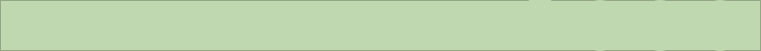
         <widget class="QFrame" name="frame_superior">
          <property name="geometry">
           <rect>
            <x>0</x>
            <y>0</y>
            <width>761</width>
            <height>51</height>
           </rect>
          </property>
          <property name="styleSheet">
           <string notr="true">background-color: rgb(203, 203, 203);
background-color: rgb(191, 216, 175);</string>
          </property>
          <property name="frameShape">
           <enum>QFrame::StyledPanel</enum>
          </property>
          <property name="frameShadow">
           <enum>QFrame::Raised</enum>
          </property>
          <widget class="QPushButton" name="bt_telacheia">
           <property name="enabled">
            <bool>true</bool>
           </property>
           <property name="geometry">
            <rect>
             <x>580</x>
             <y>0</y>
             <width>40</width>
             <height>51</height>
            </rect>
           </property>
           <property name="minimumSize">
            <size>
             <width>40</width>
             <height>40</height>
            </size>
           </property>
           <property name="styleSheet">
            <string notr="true">QPushButton{

border-style:outset;
border-top-left-radius: 20px;
border-bottom-left-radius: 20px;
border-top-right-radius: 20px;
border-bottom-right-radius:20px;
}


QPushButton::hover{
background-color: rgb(218, 218, 218);
border-top-left-radius: 30px;
border-bottom-left-radius: 30px;
border-top-right-radius: 30px;
border-bottom-right-radius:30px;

border-left-color: rgb(145, 255, 42);
border-style: outset;
}</string>
           </property>
           <property name="text">
            <string/>
           </property>
           <property name="icon">
            <iconset>
             <normaloff>../../../Downloads/icons8-redimensionar-diagonal-50.png</normaloff>../../../Downloads/icons8-redimensionar-diagonal-50.png</iconset>
           </property>
           <property name="iconSize">
            <size>
             <width>38</width>
             <height>38</height>
            </size>
           </property>
          </widget>
          <widget class="QPushButton" name="bt_minimizar">
           <property name="enabled">
            <bool>true</bool>
           </property>
           <property name="geometry">
            <rect>
             <x>520</x>
             <y>-3</y>
             <width>40</width>
             <height>51</height>
            </rect>
           </property>
           <property name="minimumSize">
            <size>
             <width>40</width>
             <height>40</height>
            </size>
           </property>
           <property name="styleSheet">
            <string notr="true">QPushButton{

border-style:outset;
border-top-left-radius: 20px;
border-bottom-left-radius: 20px;
border-top-right-radius: 20px;
border-bottom-right-radius:20px;
}


QPushButton::hover{
background-color: rgb(218, 218, 218);
border-top-left-radius: 30px;
border-bottom-left-radius: 30px;
border-top-right-radius: 30px;
border-bottom-right-radius:30px;

border-left-color: rgb(145, 255, 42);
border-style: outset;
}</string>
           </property>
           <property name="text">
            <string/>
           </property>
           <property name="icon">
            <iconset>
             <normaloff>../../../Downloads/icons8-linha-horizontal-50.png</normaloff>../../../Downloads/icons8-linha-horizontal-50.png</iconset>
           </property>
           <property name="iconSize">
            <size>
             <width>38</width>
             <height>38</height>
            </size>
           </property>
          </widget>
          <widget class="QPushButton" name="bt_coluna">
           <property name="enabled">
            <bool>true</bool>
           </property>
           <property name="geometry">
            <rect>
             <x>40</x>
             <y>9</y>
             <width>121</width>
             <height>41</height>
            </rect>
           </property>
           <property name="minimumSize">
            <size>
             <width>40</width>
             <height>40</height>
            </size>
           </property>
           <property name="styleSheet">
            <string notr="true">QPushButton{

border-style:outset;
border-top-left-radius: 20px;
border-bottom-left-radius: 20px;
border-top-right-radius: 20px;
border-bottom-right-radius:20px;
}


QPushButton::hover{
background-color: rgb(218, 218, 218);
border-top-left-radius: 30px;
border-bottom-left-radius: 30px;
border-top-right-radius: 30px;
border-bottom-right-radius:30px;

border-left-color: rgb(145, 255, 42);
border-style: outset;
}</string>
           </property>
           <property name="text">
            <string/>
           </property>
           <property name="icon">
            <iconset>
             <normaloff>../../../Downloads/icons8-cardápio-30.png</normaloff>../../../Downloads/icons8-cardápio-30.png</iconset>
           </property>
           <property name="iconSize">
            <size>
             <width>38</width>
             <height>38</height>
            </size>
           </property>
          </widget>
          <widget class="QPushButton" name="bt_fechar">
           <property name="enabled">
            <bool>true</bool>
           </property>
           <property name="geometry">
            <rect>
             <x>700</x>
             <y>0</y>
             <width>40</width>
             <height>51</height>
            </rect>
           </property>
           <property name="minimumSize">
            <size>
             <width>40</width>
             <height>40</height>
            </size>
           </property>
           <property name="styleSheet">
            <string notr="true">QPushButton{

border-style:outset;
border-top-left-radius: 20px;
border-bottom-left-radius: 20px;
border-top-right-radius: 20px;
border-bottom-right-radius:20px;
}


QPushButton::hover{
background-color: rgb(255, 166, 144);

border-top-left-radius: 40px;
border-bottom-left-radius: 40px;
border-top-right-radius: 20px;
border-bottom-right-radius:20px;
border-left-color: rgb(145, 255, 42);
border-style: outset;
}</string>
           </property>
           <property name="text">
            <string/>
           </property>
           <property name="icon">
            <iconset>
             <normaloff>../../../Downloads/icons8-excluir-50 (3).png</normaloff>../../../Downloads/icons8-excluir-50 (3).png</iconset>
           </property>
           <property name="iconSize">
            <size>
             <width>38</width>
             <height>38</height>
            </size>
           </property>
          </widget>
          <widget class="QPushButton" name="bt_normal">
           <property name="enabled">
            <bool>true</bool>
           </property>
           <property name="geometry">
            <rect>
             <x>640</x>
             <y>0</y>
             <width>40</width>
             <height>51</height>
            </rect>
           </property>
           <property name="minimumSize">
            <size>
             <width>40</width>
             <height>40</height>
            </size>
           </property>
           <property name="styleSheet">
            <string notr="true">QPushButton{

border-style:outset;
border-top-left-radius: 20px;
border-bottom-left-radius: 20px;
border-top-right-radius: 20px;
border-bottom-right-radius:20px;
}


QPushButton::hover{
background-color: rgb(218, 218, 218);
border-top-left-radius: 30px;
border-bottom-left-radius: 30px;
border-top-right-radius: 30px;
border-bottom-right-radius:30px;

border-left-color: rgb(145, 255, 42);
border-style: outset;
}</string>
           </property>
           <property name="text">
            <string/>
           </property>
           <property name="icon">
            <iconset>
             <normaloff>../../../Downloads/icons8-quadrado-90-50.png</normaloff>../../../Downloads/icons8-quadrado-90-50.png</iconset>
           </property>
           <property name="iconSize">
            <size>
             <width>38</width>
             <height>38</height>
            </size>
           </property>
          </widget>
         </widget>
